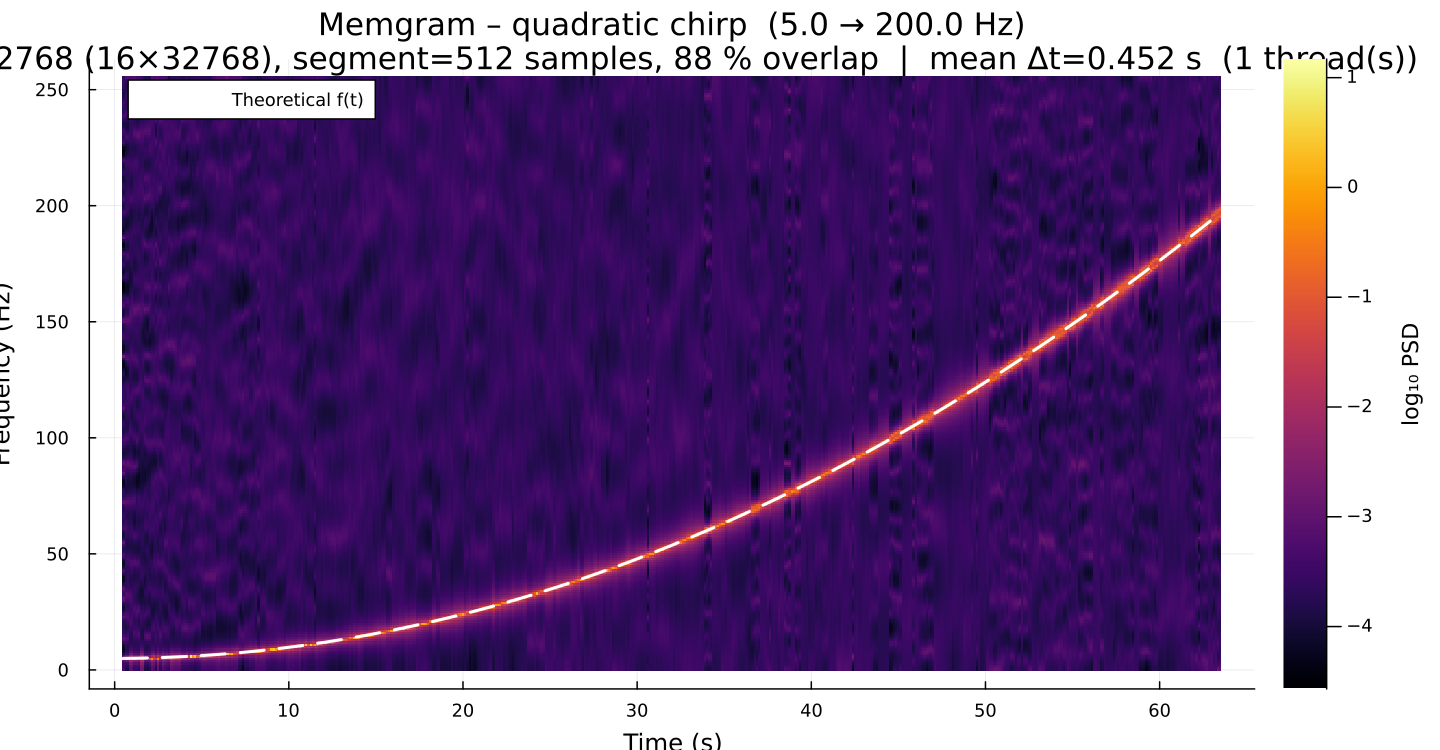

Julia code for this plot:
"""
Memgram of a quadratic-chirp signal (512-sample segments).

The script:
1. Generates a time series of exactly 16 × 2048 = 32768 samples consisting of
   a quadratic chirp (instantaneous frequency sweeping as f(t) = F_START + α·t²)
   plus additive Gaussian noise.
2. Times the `memgram` call (warm-up run first, then N_REPS timed runs).
3. Overlays the theoretical instantaneous-frequency curve on the spectrogram.
4. Saves the Memgram image to `examples/quadratic_chirp_spectrogram.png`.

Run from the repository root:

    julia examples/quadratic_chirp_spectrogram.jl

All parameters can be supplied via command-line flags or a TOML config file:

    julia examples/quadratic_chirp_spectrogram.jl --config examples/configs/quadratic_chirp_spectrogram.toml
    julia examples/quadratic_chirp_spectrogram.jl --f_start 5 --f_end 200

"""

# Make the src directory visible so we can load Memspectrum without installing it.
push!(LOAD_PATH, joinpath(@__DIR__, "..", "src"))
include(joinpath(@__DIR__, "..", "src", "Memspectrum.jl"))
using .Memspectrum

using ArgParse
using TOML
using Random
using Plots

# ---------------------------------------------------------------------------
# Argument parsing (command-line + TOML config file)
# ---------------------------------------------------------------------------

function parse_commandline()
    s = ArgParseSettings(description = "Memgram of a quadratic chirp (4096-sample segments)")
    @add_arg_table! s begin
        "--config"
            help     = "Path to a TOML configuration file (optional)"
            arg_type = String
            default  = nothing
        "--fs"
            help     = "Sampling rate (Hz)"
            arg_type = Float64
            default  = nothing
        "--sigma"
            help     = "Additive noise amplitude"
            arg_type = Float64
            default  = nothing
        "--seed"
            help     = "Random seed"
            arg_type = Int
            default  = nothing
        "--f_start"
            help     = "Chirp start frequency (Hz)"
            arg_type = Float64
            default  = nothing
        "--f_end"
            help     = "Chirp end frequency (Hz)"
            arg_type = Float64
            default  = nothing
        "--seg_len"
            help     = "Samples per spectrogram segment (default: 4096)"
            arg_type = Int
            default  = nothing
        "--overlap"
            help     = "Fractional overlap between segments (0–1)"
            arg_type = Float64
            default  = nothing
        "--optimisation_method"
            help     = "AR order-selection criterion"
            arg_type = String
            default  = nothing
        "--method"
            help     = "Burg algorithm variant (Fast or Standard)"
            arg_type = String
            default  = nothing
        "--n_reps"
            help     = "Number of timing repetitions"
            arg_type = Int
            default  = nothing
    end
    return parse_args(s)
end

args = parse_commandline()
cfg  = Dict{String,Any}()
if args["config"] !== nothing
    cfg = TOML.parsefile(args["config"])
end

_get(key, default) = args[key] !== nothing ? args[key] :
                     haskey(cfg, key)       ? cfg[key]  : default

# Total length is fixed to 16 * 2048 = 32 768 samples.
const N_TOTAL = 16 * 2048

const FS      = _get("fs",      512.0)
const DT      = 1.0 / FS
const T       = N_TOTAL * DT                  # total duration in seconds
const SIGMA   = _get("sigma",   0.25)
const SEED    = _get("seed",    42)
const F_START = _get("f_start", 5.0)
const F_END   = _get("f_end",   200.0)
const SEG_LEN = _get("seg_len", 512)
const OVERLAP = _get("overlap", 0.875)
const OPT_METHOD = _get("optimisation_method", "FPE")
const METHOD     = _get("method",              "Fast")
const N_REPS     = _get("n_reps", 5)

# ---------------------------------------------------------------------------
# 1.  Generate a quadratic-chirp signal with additive noise
#
#   Instantaneous frequency:
#       f(t) = F_START + (F_END - F_START) / T² · t²
#
#   Phase (integral of 2π·f(t)):
#       φ(t) = 2π · [ F_START · t  +  (F_END - F_START) / (3 · T²) · t³ ]
#
#   Signal:
#       x(t) = sin(φ(t)) + σ · noise(t)
# ---------------------------------------------------------------------------

Random.seed!(SEED)

t_vec = collect((0:N_TOTAL-1) .* DT)
alpha = (F_END - F_START) / T^2               # quadratic sweep coefficient
phase = @. 2π * (F_START * t_vec + alpha / 3 * t_vec^3)
x     = sin.(phase) .+ SIGMA .* randn(N_TOTAL)

println("Generated quadratic chirp: N=$N_TOTAL samples  (16 × 32768),  dt=$(round(DT, digits=6)) s")
println("  Duration:              T=$(round(T, digits=3)) s")
println("  Frequency sweep:       f(t) = $(F_START) + $(round(alpha, sigdigits=4))·t²  Hz")
println("  f(0)=$(F_START) Hz  →  f(T)=$(F_END) Hz")
println("  Noise amplitude:       σ=$SIGMA")

# ---------------------------------------------------------------------------
# 2.  Warm-up run (triggers JIT compilation; not counted in timing)
# ---------------------------------------------------------------------------

println("\nWarm-up run …")
memgram(
    x, DT;
    segment_length      = SEG_LEN,
    overlap             = OVERLAP,
    optimisation_method = OPT_METHOD,
    method              = METHOD,
    verbose             = false,
)
println("Warm-up done.")

# ---------------------------------------------------------------------------
# 3.  Timed runs
# ---------------------------------------------------------------------------

println("\nTiming Memgram  (segment_length=$SEG_LEN, overlap=$(round(Int, OVERLAP*100)) %,  $N_REPS repetitions) …")
times = Vector{Float64}(undef, N_REPS)
for i in 1:N_REPS
    times[i] = @elapsed memgram(
        x, DT;
        segment_length      = SEG_LEN,
        overlap             = OVERLAP,
        optimisation_method = OPT_METHOD,
        method              = METHOD,
        verbose             = false,
    )
    println("  rep $i / $N_REPS :  $(round(times[i], digits=3)) s")
end

mean_t = sum(times) / N_REPS
min_t  = minimum(times)
println("\nTiming summary:")
println("  threads=$(Threads.nthreads())  N=$N_TOTAL  seg=$SEG_LEN  " *
        "overlap=$(round(Int, OVERLAP*100))%  reps=$N_REPS")
println("  mean = $(round(mean_t, digits=3)) s    min = $(round(min_t, digits=3)) s")

# ---------------------------------------------------------------------------
# 4.  Final run for the plot
# ---------------------------------------------------------------------------

println("\nComputing Memgram for plot …")
t_centers, f_grid, psd_mat = memgram(
    x, DT;
    segment_length      = SEG_LEN,
    overlap             = OVERLAP,
    optimisation_method = OPT_METHOD,
    method              = METHOD,
    verbose             = true,
)

println("\nMemgram: $(size(psd_mat, 2)) segments × $(length(f_grid)) frequency bins")
println("  Time range:  $(round(t_centers[1],  digits=2)) – $(round(t_centers[end], digits=2)) s")
println("  Freq range:  $(round(f_grid[1],     digits=2)) – $(round(f_grid[end],    digits=2)) Hz")

# ---------------------------------------------------------------------------
# 5.  Plot and save
# ---------------------------------------------------------------------------

plt = plot_spectrogram(
    t_centers, f_grid, psd_mat;
    title = "Memgram – quadratic chirp  ($(F_START) → $(F_END) Hz)\n" *
            "N=$(N_TOTAL) (16×32768), segment=$(SEG_LEN) samples, " *
            "$(round(Int, OVERLAP*100)) % overlap  |  " *
            "mean Δt=$(round(mean_t, digits=3)) s  ($(Threads.nthreads()) thread(s))",
    size  = (960, 500),
    dpi   = 150,
)

# Overlay the theoretical instantaneous frequency of the quadratic chirp.
f_inst = @. F_START + alpha * t_centers^2
plot!(plt, t_centers, f_inst;
      lw     = 2,
      ls     = :dash,
      color  = :white,
      label  = "Theoretical f(t)",
      legend = :topleft,
)

out_path = joinpath(@__DIR__, "quadratic_chirp_spectrogram.png")
savefig(plt, out_path)
println("\nMemgram saved to $out_path")
